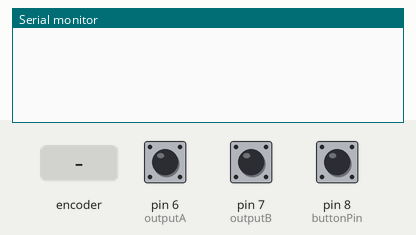
This sketch was run on a simulated Arduino Uno, built with avr-gcc and run on an emulated ATmega328P. On the bench: the last lines printed to the serial monitor. The inputs (shaded band) are chosen by the test bench; at power-on: pin 8 (buttonPin) HIGH, pin 6 (outputA) HIGH, pin 7 (outputB) HIGH.

Above: at 1.2 s.
1.3 s: rotary encoder on pin 6 (outputA) / pin 7 (outputB) turned 1 step (first pin leading)
At 2.6 s:
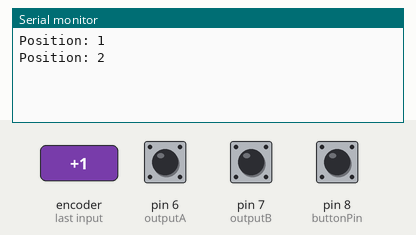
3.0 s: pin 8 (buttonPin) pulled LOW for 0.15 s
At 3.3 s:
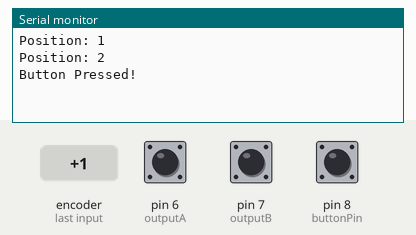
4.6 s: rotary encoder on pin 6 (outputA) / pin 7 (outputB) turned 3 steps (first pin leading)
At 5.5 s:
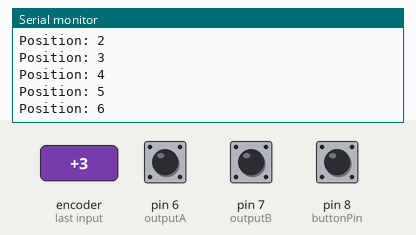
Timing chart, 0 to 7.6 s (numbered marks = the images above; inputs shaded):
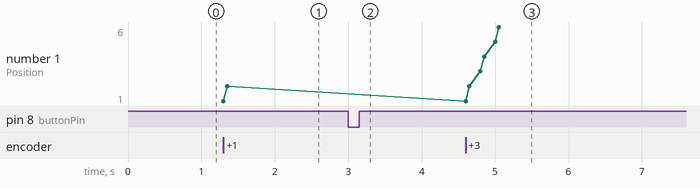

The sketch:

Rotary_Encoder_with_Button.ino
```cpp
/* Arduino Rotary Encoder with Button Tutorial
 * by Dejan Nedelkovski, www.HowToMechatronics.com
 */

#define outputA 6
#define outputB 7
#define buttonPin 8  // Define the pin for the button

int counter = 0;
int aState;
int aLastState;
int buttonState = HIGH;  // Initial button state
int lastButtonState = HIGH;

void setup() {
  pinMode(outputA, INPUT);
  pinMode(outputB, INPUT);
  pinMode(buttonPin, INPUT_PULLUP);  // Enable internal pull-up resistor for button

  Serial.begin(9600);
  // Reads the initial state of the outputA
  aLastState = digitalRead(outputA);
}

void loop() {
  // Read the rotary encoder states
  aState = digitalRead(outputA);

  // If the previous and the current state of the outputA are different, a pulse has occurred
  if (aState != aLastState) {
    if (digitalRead(outputB) != aState) {
      counter++;
    } else {
      counter--;
    }
    Serial.print("Position: ");
    Serial.println(counter);
  }

  aLastState = aState;

  // Read the button state
  buttonState = digitalRead(buttonPin);

  // Check if the button was pressed (HIGH to LOW transition)
  if (buttonState == LOW && lastButtonState == HIGH) {
    Serial.println("Button Pressed!");
    counter = 0;  // Reset counter when button is pressed
  }

  lastButtonState = buttonState;  // Update last button state
}
```

Measured:
- after the input at 1.3 s, the serial monitor: prints a new line at once (image 1)
- after the input at 3.0 s, the serial monitor: prints a new line at once (image 2)
- after the input at 4.6 s, the serial monitor: prints a new line at once (image 3)
- plotted number 1: 2 → 6 after the input at 4.6 s
